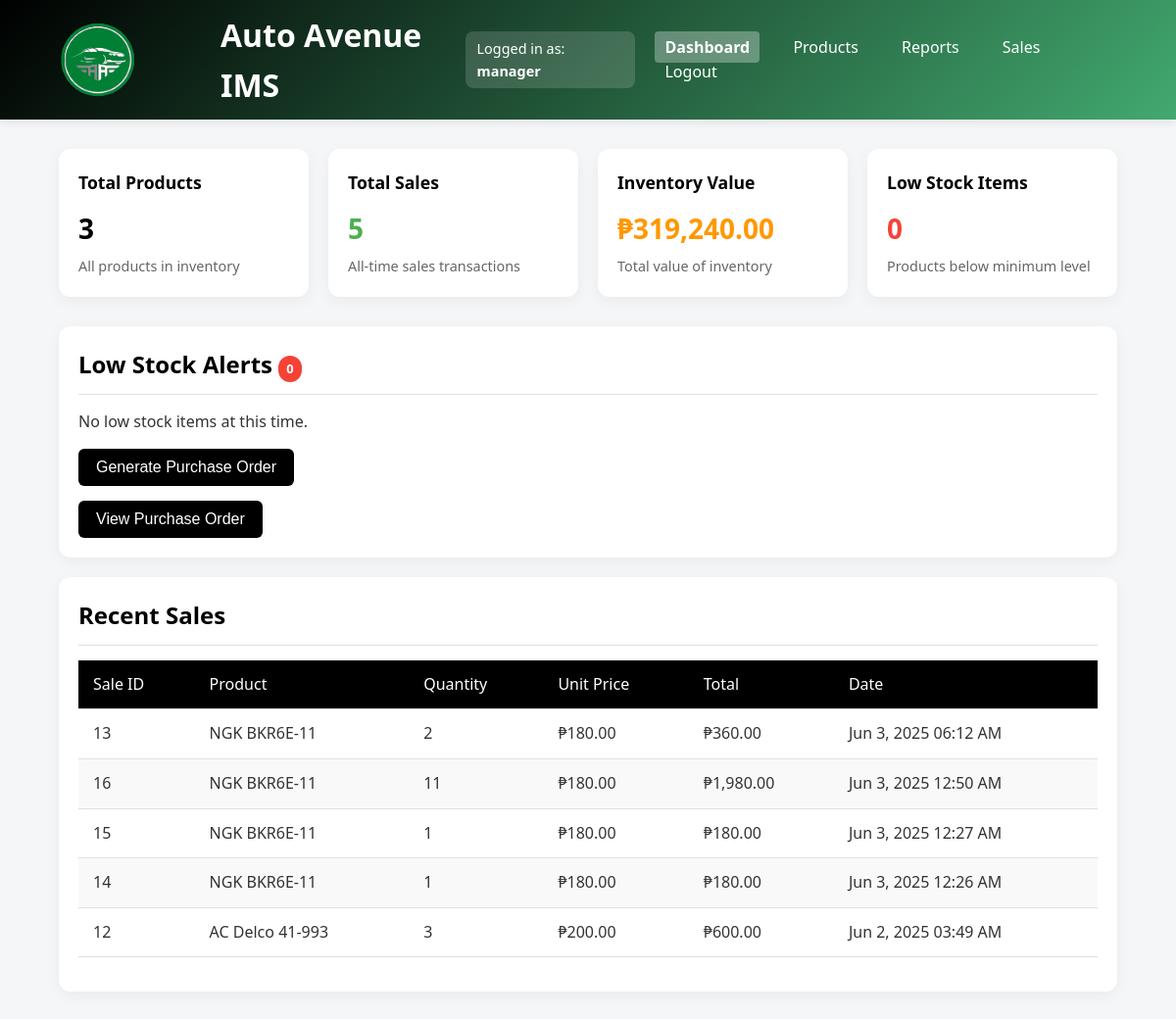
The app's page /dashboard.php (signed in) with its own data.
### tables this page shows
CREATE TABLE `sales` (
  `sale_id` int(11) NOT NULL,
  `product_id` int(11) DEFAULT NULL,
  `quantity_sold` int(11) NOT NULL,
  `sale_date` timestamp NOT NULL DEFAULT current_timestamp()
);

CREATE TABLE `products` (
  `product_id` int(11) NOT NULL,
  `name` varchar(100) NOT NULL,
  `quantity` int(11) NOT NULL DEFAULT 0,
  `price` decimal(10,2) NOT NULL,
  `category` varchar(50) DEFAULT NULL,
  `min_stock_level` int(11) DEFAULT 10,
  `last_updated` timestamp NOT NULL DEFAULT current_timestamp() ON UPDATE current_timestamp(),
  `is_active` tinyint(1) DEFAULT 1,
  `warranty_period` varchar(50) DEFAULT NULL,
  `warranty_terms` text DEFAULT NULL,
  `vin_code` varchar(17) DEFAULT NULL,
  `supplier_id` int(11) DEFAULT NULL,
  `supplier` varchar(100) DEFAULT NULL
);

### dashboard.php (the view, shortened to what this page needs)
  <?php
  require_once __DIR__ . '/includes/config.php';
  $low_stock_query = "SELECT * FROM products WHERE quantity < min_stock_level";
  $low_stock_result = $conn->query($low_stock_query);
  $total_products = $conn->query("SELECT COUNT(*) as count FROM products")->fetch_assoc()['count'];
  $total_sales = $conn->query("SELECT COUNT(*) as count FROM sales")->fetch_assoc()['count'];
  $inventory_value = $conn->query("SELECT SUM(quantity * price) as value FROM products")->fetch_assoc()['value'];
$items_per_page = 5;
$current_page = isset($_GET['page']) && is_numeric($_GET['page']) ? (int) $_GET['page'] : 1;
$offset = ($current_page - 1) * $items_per_page;
$recent_sales = $conn->query("SELECT s.sale_id, p.name, s.quantity_sold, p.price, s.sale_date
                             FROM sales s JOIN products p ON s.product_id = p.product_id
                             ORDER BY s.sale_date DESC
                             LIMIT $items_per_page OFFSET $offset");
  ?>
  <!DOCTYPE html>
  <html lang="en">
  <head>
  </head>
  <body>
    <header>
      <div class="container">
        <div style="display: flex; align-items: center; gap: 15px;">
    <img src="autoavelogo.svg" alt="Auto Avenue Logo" class="logo" width="150">
    <h1>Auto Avenue IMS</h1>
  </div>
  <?php if (isset($_SESSION['role'])): ?>
    <div style="background-color: rgba(255, 255, 255, 0.15); padding: 6px 12px; border-radius: 8px; font-size: 0.9rem;">
      Logged in as: <strong><?= htmlspecialchars($_SESSION['role']) ?></strong>
    </div>
  <?php endif; ?>
        <nav>
          <a href="dashboard.php" class="active">Dashboard</a>
          <a href="products.php">Products</a>
          <a href="reports.php">Reports</a>
          <a href="sales.php">Sales</a>
          <a href="logout.php">Logout</a>
        </nav>
      </div>
    </header>
    <main class="main-content">
      <div class="dashboard-grid">
        <div class="card total-products">
          <h3>Total Products</h3>
          <div class="value"><?= number_format($total_products) ?></div>
          <div class="description">All products in inventory</div>
        </div>
        <div class="card total-sales">
          <h3>Total Sales</h3>
          <div class="value"><?= number_format($total_sales) ?></div>
          <div class="description">All-time sales transactions</div>
        </div>
        <div class="card inventory-value">
          <h3>Inventory Value</h3>
          <div class="value">₱<?= number_format($inventory_value, 2) ?></div>
          <div class="description">Total value of inventory</div>
        </div>
        <div class="card low-stock">
          <h3>Low Stock Items</h3>
          <div class="value"><?= $low_stock_result->num_rows ?></div>
          <div class="description">Products below minimum level</div>
        </div>
      </div>
      <div class="section">
    <h2>Low Stock Alerts <span class="alert-badge"><?= $low_stock_result->num_rows ?></span></h2>
    <?php if ($low_stock_result->num_rows > 0): ?>
      <table>
        <thead>
          <tr>
            <th>Product ID</th>
            <th>Product Name</th>
            <th>Current Stock</th>
            <th>Minimum Level</th>
            <th>Category</th>
            <th>Supplier</th>
          </tr>
        </thead>
        <tbody>
          <?php while ($row = $low_stock_result->fetch_assoc()): ?>
            <tr>
              <td><?= $row['product_id'] ?></td>
              <td><?= htmlspecialchars($row['name']) ?></td>
              <td class="low-stock-item"><?= $row['quantity'] ?></td>
              <td><?= $row['min_stock_level'] ?></td>
              <td><?= htmlspecialchars($row['supplier']) ?></td>
              <td><?= htmlspecialchars($row['category']) ?></td>
            </tr>
          <?php endwhile; ?>
        </tbody>
      </table>
      <form action="purchase_order.php" method="get" style="margin-top: 15px;">
        <button type="submit" style="
          background-color: var(--primary);
          color: white;
          border: none;
          padding: 10px 18px;
          border-radius: 6px;
          font-size: 1rem;
          cursor: pointer;
          transition: background-color 0.3s ease;
        "
        onmouseover="this.style.backgroundColor='var(--primary-light)';"
        onmouseout="this.style.backgroundColor='var(--primary)';">
          Generate Purchase Order
        </button>
      </form>
    <?php else: ?>
      <p>No low stock items at this time.</p>
      <form action="purchase_order.php" method="get" style="margin-top: 15px;">
        <button type="submit" style="
          background-color: var(--primary);
          color: white;
          border: none;
          padding: 10px 18px;
          border-radius: 6px;
          font-size: 1rem;
          cursor: pointer;
          transition: background-color 0.3s ease;
        "
        onmouseover="this.style.backgroundColor='var(--primary-light)';"
        onmouseout="this.style.backgroundColor='var(--primary)';">
          Generate Purchase Order
        </button>
      </form>
      <form action="purchase_order_summary.php" method="get" style="margin-top: 15px;">
        <button type="submit" style="
          background-color: var(--primary);
          color: white;
          border: none;
          padding: 10px 18px;
          border-radius: 6px;
          font-size: 1rem;
          cursor: pointer;
          transition: background-color 0.3s ease;
        "
        onmouseover="this.style.backgroundColor='var(--primary-light)';"
        onmouseout="this.style.backgroundColor='var(--primary)';">
          View Purchase Order
        </button>
      </form>
    <?php endif; ?>
  </div>
      <div class="section">
  <h2>Recent Sales</h2>
  <?php if ($recent_sales->num_rows > 0): ?>
    <table>
      <thead>
        <tr>
          <th>Sale ID</th>
          <th>Product</th>
          <th>Quantity</th>
          <th>Unit Price</th>
          <th>Total</th>
          <th>Date</th>
        </tr>
      </thead>
      <tbody>
        <?php while ($sale = $recent_sales->fetch_assoc()):
          $total_sale = $sale['quantity_sold'] * $sale['price'];
          $highlight_class = ($total_sale > 10000) ? 'highlight-high-sale' : '';
        ?>
          <tr class="<?= $highlight_class ?>">
            <td><?= $sale['sale_id'] ?></td>
            <td><?= htmlspecialchars($sale['name']) ?></td>
            <td><?= $sale['quantity_sold'] ?></td>
            <td>₱<?= number_format($sale['price'], 2) ?></td>
            <td>₱<?= number_format($total_sale, 2) ?></td>
            <td><?= date('M j, Y h:i A', strtotime($sale['sale_date'])) ?></td>
          </tr>
        <?php endwhile; ?>
      </tbody>
    </table>
  <?php else: ?>
    <p>No recent sales found.</p>
  <?php endif; ?>
</div>
    </main>
  </body>
  </html>

### dashboard.php (style rules this page uses)
:root { --primary: rgb(0, 0, 0); --primary-light: rgb(66, 169, 111); --secondary: #ff6b6b; --success: #4CAF50; --warning: #ff9800; --danger: #f44336; --text-color: #333; --text-light: #666; --bg-color: #f4f6f8; --border-color: #e0e0e0; }
* { box-sizing: border-box; margin: 0; padding: 0; }
body { font-family: 'Segoe UI', Tahoma, Geneva, Verdana, sans-serif; background-color: var(--bg-color); color: var(--text-color); line-height: 1.6; }
header { background: linear-gradient(135deg, var(--primary), var(--primary-light)); color: white; padding: 10px 0; box-shadow: 0 2px 10px rgba(0, 0, 0, 0.1); }
.container { width: 90%; max-width: 1200px; margin: 0 auto; display: flex; justify-content: space-between; align-items: center; }
nav a { color: white; text-decoration: none; margin-left: 20px; font-weight: 500; transition: all 0.3s ease; padding: 5px 10px; border-radius: 4px; }
nav a.active { background-color: rgba(255, 255, 255, 0.3); font-weight: 600; }
.main-content { width: 90%; max-width: 1200px; margin: 30px auto; }
.dashboard-grid { display: grid; grid-template-columns: repeat(auto-fit, minmax(250px, 1fr)); gap: 20px; margin-bottom: 30px; }
.card { background: white; border-radius: 12px; box-shadow: 0 4px 15px rgba(0, 0, 0, 0.05); padding: 20px; transition: transform 0.2s ease, box-shadow 0.2s ease; }
.card h3 { color: var(--primary); margin-bottom: 10px; font-size: 1.1rem; }
.card .value { font-size: 28px; font-weight: bold; margin-bottom: 5px; }
.card .description { color: var(--text-light); font-size: 0.9rem; }
.total-products .value { color: var(--primary); }
.total-sales .value { color: var(--success); }
.inventory-value .value { color: var(--warning); }
.low-stock .value { color: var(--danger); }
.section { background: white; border-radius: 12px; box-shadow: 0 4px 15px rgba(0, 0, 0, 0.05); padding: 20px; margin-bottom: 20px; }
.section h2 { color: var(--primary); margin-bottom: 15px; padding-bottom: 10px; border-bottom: 1px solid var(--border-color); }
table { width: 100%; border-collapse: collapse; margin-top: 10px; }
th, td { padding: 12px 15px; text-align: left; border-bottom: 1px solid var(--border-color); }
th { background-color: var(--primary); color: white; font-weight: 500; }
tr:nth-child(even) { background-color: #f9f9f9; }
.alert-badge { display: inline-block; padding: 3px 8px; border-radius: 20px; font-size: 0.8rem; font-weight: bold; background-color: var(--danger); color: white; }

### records on screen
sales: sale_id "13", product.name "NGK BKR6E-11", quantity_sold "2", product.price "180.00", quantity_sold.price "360.00", sale_date "Jun 3, 2025 06:12 AM"
sales: sale_id "16", product.name "NGK BKR6E-11", quantity_sold "11", product.price "180.00", quantity_sold.price "1,980.00", sale_date "Jun 3, 2025 12:50 AM"
sales: sale_id "15", product.name "NGK BKR6E-11", quantity_sold "1", product.price "180.00", sale_date "Jun 3, 2025 12:27 AM"
sales: sale_id "14", product.name "NGK BKR6E-11", quantity_sold "1", product.price "180.00", sale_date "Jun 3, 2025 12:26 AM"
sales: sale_id "12", product.name "AC Delco 41-993", quantity_sold "3", product.price "200.00", quantity_sold.price "600.00", sale_date "Jun 2, 2025 03:49 AM"

### other values on screen
$_SESSION['role'] "manager"
$total_products "3"
$total_sales "5"
$inventory_value "319,240.00"
$low_stock_result->num_rows "0"
